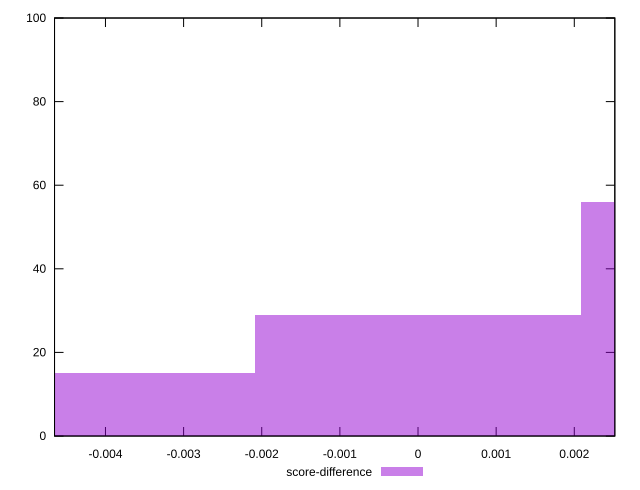

The script that saved this image:
reset

$scoreDifference <<EOF
0 29
-0.00416384306689823 15
0.00416384306689823 56
EOF

set key outside below
set boxwidth 0.00416384306689823
set xrange [-0.004651781412207678:0.002518753549499358]
set yrange [0:100]
set trange [0:100]
set style fill transparent solid 0.5 noborder
set terminal svg size 640, 490 enhanced background rgb 'white'
set output "reprap/cumulative-layout-shift/samples/pages+cached+noexternal+noimg/score-difference/histogram.svg"

plot $scoreDifference title "score-difference" with boxes

reset
